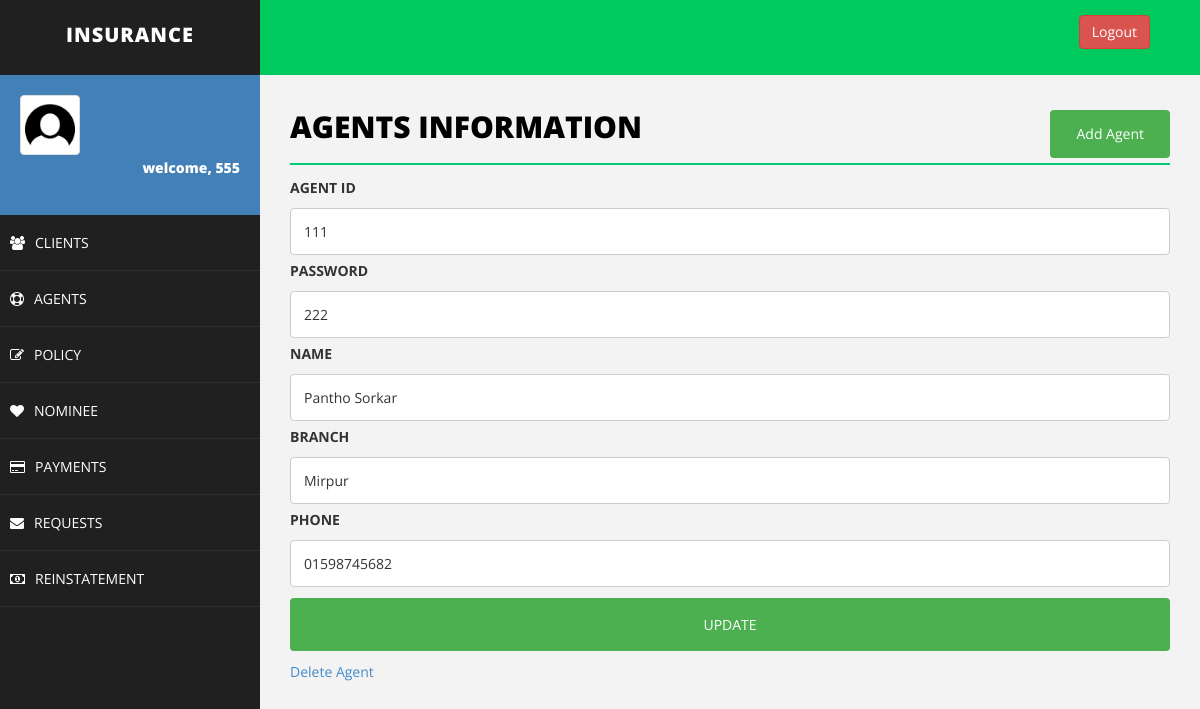
The page /editAgent.php?agent_id=111 (signed in) on the database its author committed.
### tables this page shows
CREATE TABLE `agent` (
  `agent_id` varchar(50) NOT NULL,
  `agent_password` varchar(30) NOT NULL,
  `name` varchar(50) NOT NULL,
  `branch` varchar(50) NOT NULL,
  `phone` varchar(50) NOT NULL
);

### editAgent.php (the view, shortened to what this page needs)
<!DOCTYPE html>
<html>
<head>
    <link href="assets/css/bootstrap.css" rel="stylesheet" />
    <link href="assets/css/font-awesome.css" rel="stylesheet" />
    <link href="assets/css/basic.css" rel="stylesheet" />
    <link href="assets/css/custom.css" rel="stylesheet" />
</head>
<body>
<?php
include 'header.php';
?>
        <div id="page-wrapper">
                <div class="row">
                    <div class="col-md-12">
                        <h1 class="page-head-line">Agents Information
						<button class="btn" style="align-items: center;">
						<a href="addclient.php" class="btn">Add Agent</a>
						</button>
						</h1>
                    </div>
                </div>
<?php
include'connection.php';
	if($_SERVER["REQUEST_METHOD"] == "GET"){
		$agent_id = $_GET["agent_id"];
	}
	$sql = "SELECT agent_id, agent_password, name, branch, phone from agent where agent_id='$agent_id'";
	$result = $conn->query($sql);
	echo "<div>\n";
	  echo '<form action="updateAgent.php" method="post">';
	    echo "<label for=\"fname\">AGENT ID</label>";
	    echo "<input type=\"text\" value=\"$agent_id\"name=\"agent_id\"/>"."</br>";
	while($row = $result->fetch_assoc()) {
		echo "<label for=\"fname\">PASSWORD</label>";
	    echo "<input type=\"text\" agent_id=\"fname\" name=\"agent_password\" placeholder=\"password..\" value=\"$row[agent_password]\">";
		echo "<label for=\"fname\">NAME</label>";
	    echo "<input type=\"text\" agent_id=\"fname\" name=\"name\" placeholder=\"Your Name..\" value=\"$row[name]\">";
		echo "<label for=\"fname\">BRANCH</label>";
		echo "<input type=\"text\" agent_id=\"fname\" name=\"branch\" placeholder=\"Your Branch..\" value=\"$row[branch]\">";
		echo "<label for=\"fname\">PHONE</label>";
		echo "<input type=\"text\" agent_id=\"fname\" name=\"phone\" placeholder=\"Your Phone..\" value=\"$row[phone]\">";
    }
	echo "<input type=\"submit\" value=\"UPDATE\">";
	echo "</form>\n";
	echo "<a href='deleteAgent.php?agent_id=".$agent_id."'>Delete Agent</a>";
echo "</div>\n";
?>
        </div>
    </div>
</body>
</html>

### assets/css/basic.css (style rules this page uses)
body { font-family: 'Open Sans', sans-serif; line-height:25px; }
#page-wrapper { padding: 15px 15px; min-height: 600px; background: #F3F3F3; }
.page-head-line { font-size: 30px; text-transform: uppercase; color: #000; font-weight: 800; padding-bottom: 20px; border-bottom: 2px solid #00CA79; margin-bottom: 10px; }
@media (min-width:768px) { #page-wrapper { margin: 0 0 0 260px; padding: 15px 30px; min-height: 1200px; } }

### editAgent.php (style rules this page uses)
input[type=text], select { width: 100%; padding: 10px 13px; margin: 3px 0; display: inline-block; border: 1px solid #ccc; border-radius: 4px; box-sizing: border-box; }
input[type=submit] { width: 100%; background-color: #4CAF50; color: white; padding: 14px 20px; margin: 8px 0; border: none; border-radius: 4px; cursor: pointer; }
.btn { background-color: #4CAF50; float: right; color:white; text-decoration:none; }

### rows shown on the page
agent: agent_password "222", name "Pantho Sorkar", branch "Mirpur", phone "01598745682"

### other values the page prints
$_SESSION["username"] "555"
